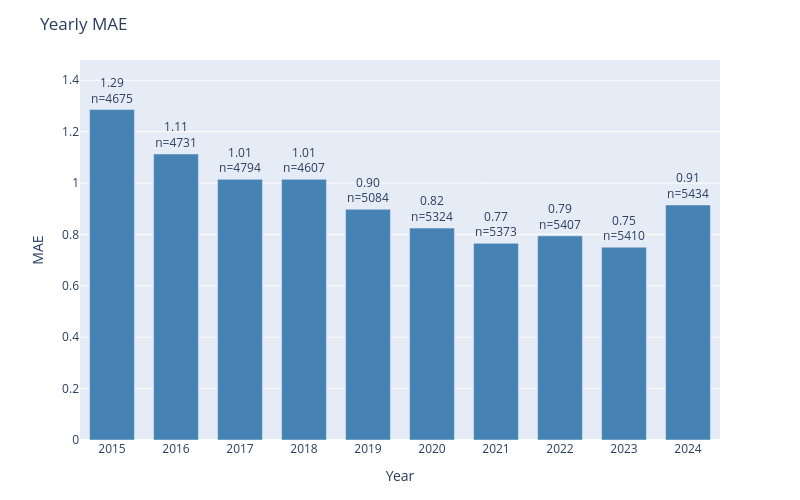

Notebook code cell kept with this figure:
### Code cell
plot_error_by_group(
    df=results_test,
    y_true_col='actual',
    y_pred_col='prediction',
    date_col='dt_temp',
    group_by='year',
    metric='mae',
    title='Yearly MAE'
)

### Figure 1 — Plotly figure (JSON) as saved in the notebook; plotly's stock layout.template omitted (floating-point values rounded to 4 significant figures)
{"data": [{"marker": {"color": "steelblue"}, "text": ["1.29<br>n=4675", "1.11<br>n=4731", "1.01<br>n=4794", "1.01<br>n=4607", "0.90<br>n=5084", "0.82<br>n=5324", "0.77<br>n=5373", "0.79<br>n=5407", "0.75<br>n=5410", "0.91<br>n=5434"], "textposition": "outside", "type": "bar", "x": ["2015", "2016", "2017", "2018", "2019", "2020", "2021", "2022", "2023", "2024"], "y": [1.286, 1.113, 1.014, 1.014, 0.8979, 0.8248, 0.7653, 0.7945, 0.7505, 0.9148]}], "layout": {"bargap": 0.3, "height": 500, "margin": {"b": 60, "t": 60}, "title": {"text": "Yearly MAE"}, "uniformtext": {"minsize": 8, "mode": "hide"}, "width": 800, "xaxis": {"title": {"text": "Year"}}, "yaxis": {"range": [0, 1.479], "title": {"text": "MAE"}}}}
